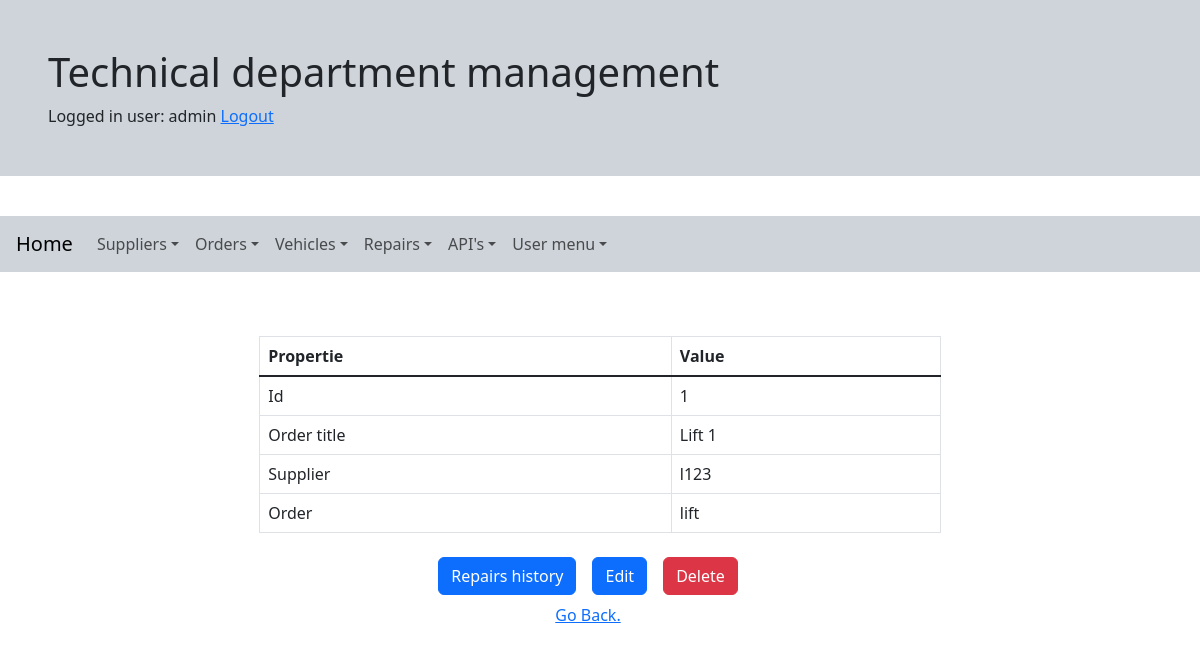
The page /vehicle_detail/1/ (signed in) on the database its author committed.
### accounts/models.py (models this page shows)
class CustomUser(AbstractUser):
    is_technician = models.BooleanField(default=False, null=True)
    is_orderer = models.BooleanField(default=False, null=True)
    is_observer = models.BooleanField(default=False, null=True)
    def __str__(self):
        return self.username

### workshop/models.py (models this page shows, shortened)
class Vehicle(models.Model):
    vehicle_id = models.CharField(max_length=30, null=False, unique=True)
    vehicle_sn = models.CharField(max_length=30, unique=True)
    vehicle_type = models.CharField(max_length=30)

### workshop/views.py (the view, shortened to what this page needs)
# urls.py: path('vehicle_detail/<int:pk>/', login_required(VehicleDetailView.as_view()), name='vehicle_detail'),
class VehicleDetailView(DetailView):
  model = Vehicle
  fields = '__all__'

### templates/workshop/vehicle_detail.html (shortened to what this page needs)
{% extends "base.html" %}
{% block content %}
<div class="container" style="width: 60%;">
    <table class="table table-bordered">
        <thead>
            <tr>
                <th class=" col" scope="col">Propertie</th>
                <th class="col" scope="col">Value</th>
            </tr>
        </thead>
        <tbody class="table-group-divider">
            <tr>
                <td>Id</td>
                <td>{{ object.pk }}</td>
            </tr>
            <tr>
                <td>Order title</td>
                <td>{{ object.vehicle_id }}</td>
            </tr>
            <tr>
                <td>Supplier</td>
                <td>{{ object.vehicle_sn }}</td>
            </tr>
            <tr>
                <td>Order</td>
                <td>{{ object.vehicle_type }}</td>
            </tr>
        </tbody>
    </table>
</div>
<div class="row">
    <div class=" d-flex justify-content-center">
        <a class="btn btn-primary m-2" href="{% url 'vehicle_history' object.pk %}">Repairs history</a>
        <a class="btn btn-primary m-2" href="{% url 'vehicle_edit' object.pk %}">Edit</a>
        <a class="btn btn-danger m-2" href="{% url 'vehicle_delete' object.pk %}">Delete</a>
    </div>
</div>
<div class="row">
    <div class=" d-flex justify-content-center">
        <a href="{{request.META.HTTP_REFERER}}">Go Back.</a>
    </div>
</div>
{% endblock %}

### templates/base.html (shortened to what this page needs)
{% load static %}
<html lang="en">
<head>
  <link href="https://cdn.jsdelivr.net/npm/bootstrap@5.3.0/dist/css/bootstrap.min.css" rel="stylesheet"
>
</head>
<div class="row mb-2">
  <div class="p-5 mb-4 bg-dark-subtle rounded-3">
    <div class="container" style="align-content: center">
      <h1>Technical department management</h1>
    </div>
    <div class="container" style="align-content: center">
      <span>
        {% if request.user.is_authenticated %}
        Logged in user: {{ request.user }}
        <a href="{% url  'logout' %}">Logout</a>
        {% else %}
        <a href="{% url 'login' %}">Login</a>
        {% endif %}
      </span>
    </div>
  </div>
</div>
<div class="row p-2 mb-2 ">
  <nav class="navbar navbar-expand-lg bg-dark-subtle p-2 mb-4">
    <div class="container-fluid">
      <a class="navbar-brand" href="{% url 'index' %}">Home</a>
      <div class="collapse navbar-collapse" id="myNavBar">
        <ul class="navbar-nav me-auto mb-2 mb-lg-0">
          <li class="nav-item dropdown">
            <a class="nav-link dropdown-toggle" data-bs-toggle="dropdown" href="#" role="button"
              aria-expanded="false">Suppliers</a>
          </li>
          <li class="nav-item dropdown">
            <a class="nav-link dropdown-toggle" data-bs-toggle="dropdown" href="#" role="button"
              aria-expanded="false">Orders</a>
          </li>
          <li class="nav-item dropdown">
            <a class="nav-link dropdown-toggle" data-bs-toggle="dropdown" href="#" role="button"
              aria-expanded="false">Vehicles</a>
          </li>
          <li class="nav-item dropdown">
            <a class="nav-link dropdown-toggle" data-bs-toggle="dropdown" href="#" role="button"
              aria-expanded="false">Repairs</a>
          </li>
          <li class="nav-item dropdown">
            <a class="nav-link dropdown-toggle" data-bs-toggle="dropdown" href="#" role="button"
              aria-expanded="false">API's</a>
          </li>
          <li class="nav-item dropdown">
            <a class="nav-link dropdown-toggle" data-bs-toggle="dropdown" href="#" role="button"
              aria-expanded="false">User menu</a>
          </li>
        </ul>
      </div>
    </div>
  </nav>
</div>
<div class="row p-4 mb-2">
  {% block content %}{% endblock %}
</div>
</body>
</html>

### rows shown on the page
CustomUser: user "admin"
Vehicle: pk "1", vehicle_id "Lift 1", vehicle_sn "l123", vehicle_type "lift"
